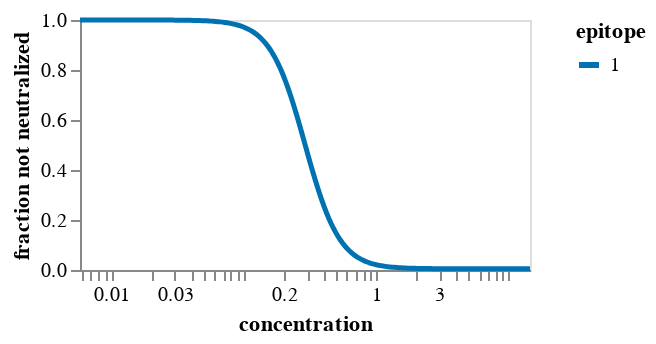

Notebook code for this chart:
### Markdown cell above
## Fit `polyclonal` model
Fit the model.
If there is more than one epitope, we fit models with fewer epitopes too:

### Code cell
# first build up arguments used to specify fitting
n_epitopes = params["polyclonal_params"]["n_epitopes"]
spatial_distances = params["polyclonal_params"]["spatial_distances"]
fit_kwargs = params["polyclonal_params"]["fit_kwargs"]
escape_plot_kwargs = params["escape_plot_kwargs"]
plot_hide_stats = params["plot_hide_stats"]

site_numbering_map = pd.read_csv(site_numbering_map_csv).sort_values("sequential_site")

escape_plot_kwargs["df_to_merge"] = [
    site_numbering_map.rename(columns={"reference_site": "site"})[
        ["site", "sequential_site", "region"]
    ]
]

if "addtl_slider_stats" not in escape_plot_kwargs:
    escape_plot_kwargs["addtl_slider_stats"] = {}
if "addtl_slider_stats_hide_not_filter" not in escape_plot_kwargs:
    escape_plot_kwargs["addtl_slider_stats_hide_not_filter"] = []

for stat, stat_d in plot_hide_stats.items():
    escape_plot_kwargs["addtl_slider_stats"][stat] = stat_d["init"]
    escape_plot_kwargs["addtl_slider_stats_hide_not_filter"].append(stat)
    escape_plot_kwargs["df_to_merge"].append(
        pd.read_csv(stat_d["csv"]).rename(columns={stat_d["csv_col"]: stat})[
            ["site", "mutant", stat]
        ]
    )

if spatial_distances is not None:
    print(f"Reading spatial distances from {spatial_distances}")
    spatial_distances = pd.read_csv(spatial_distances)
    print(f"Read spatial distances for {len(spatial_distances)} residue pairs")

# now fit the models
for n in range(1, n_epitopes + 1):
    print(f"\n\nFitting a model for {n} epitopes")

    model = polyclonal.Polyclonal(
        n_epitopes=n,
        data_to_fit=(
            prob_escape.query("retain").query("use_in_fit")[
                ["aa_substitutions", "concentration", "prob_escape"]
            ]
        ),
        alphabet=polyclonal.AAS_WITHSTOP_WITHGAP,
        spatial_distances=spatial_distances,
        sites=site_numbering_map["reference_site"],
    )

    opt_res = model.fit(**fit_kwargs)

    print("Here is the neutralization curve:")
    display(model.curves_plot())
    print("Here is the mutation-escape plot:")
    display(model.mut_escape_plot(**escape_plot_kwargs))

print(f"\n\nWriting the {n} epitope model to {pickle_file}")
with open(pickle_file, "wb") as f:
    pickle.dump(model, f)

### Figure 1 — Vega-Lite specification as saved in the notebook (floating-point values rounded to 4 significant figures; data arrays with more than 128 entries replaced by an {"elided": "..."} marker saying what was removed)
{"config": {"view": {"continuousWidth": 300, "continuousHeight": 300}, "axis": {"grid": false, "labelOverlap": true}, "legend": {"symbolStrokeWidth": 3}}, "data": {"name": "data-1533f17ddbf565b74d321bbdca3aacdc"}, "mark": {"type": "line"}, "encoding": {"color": {"field": "epitope", "scale": {"domain": ["1"], "range": ["#0072B2"]}, "sort": ["1"], "type": "nominal"}, "detail": {}, "opacity": {"field": "is_weighted_replicate", "legend": null, "scale": {"domain": [0, 1], "nice": false, "range": [0.5, 1]}, "type": "quantitative"}, "strokeWidth": {"field": "is_weighted_replicate", "legend": null, "scale": {"domain": [0, 1], "nice": false, "range": [1, 2.5]}, "type": "quantitative"}, "tooltip": [{"field": "epitope", "type": "nominal"}, {"field": "activity", "format": ".3g", "type": "quantitative"}, {"field": "hill_coefficient", "format": ".3g", "type": "quantitative"}, {"field": "non_neutralized_frac", "format": ".3g", "type": "quantitative"}, {"field": "c", "format": ".3g", "title": "concentration", "type": "quantitative"}, {"field": "u", "format": ".3g", "title": "fraction not neutralized", "type": "quantitative"}], "x": {"field": "c", "scale": {"nice": false, "type": "log"}, "title": "concentration", "type": "quantitative"}, "y": {"field": "u", "title": "fraction not neutralized", "type": "quantitative"}}, "height": 125, "params": [{"name": "param_1", "select": {"type": "point", "fields": ["epitope"]}, "bind": "legend"}], "transform": [{"filter": {"param": "param_1"}}], "width": 225, "$schema": "https://vega.github.io/schema/vega-lite/v5.8.0.json", "datasets": {"data-1533f17ddbf565b74d321bbdca3aacdc": {"elided": "200 records"}}}
